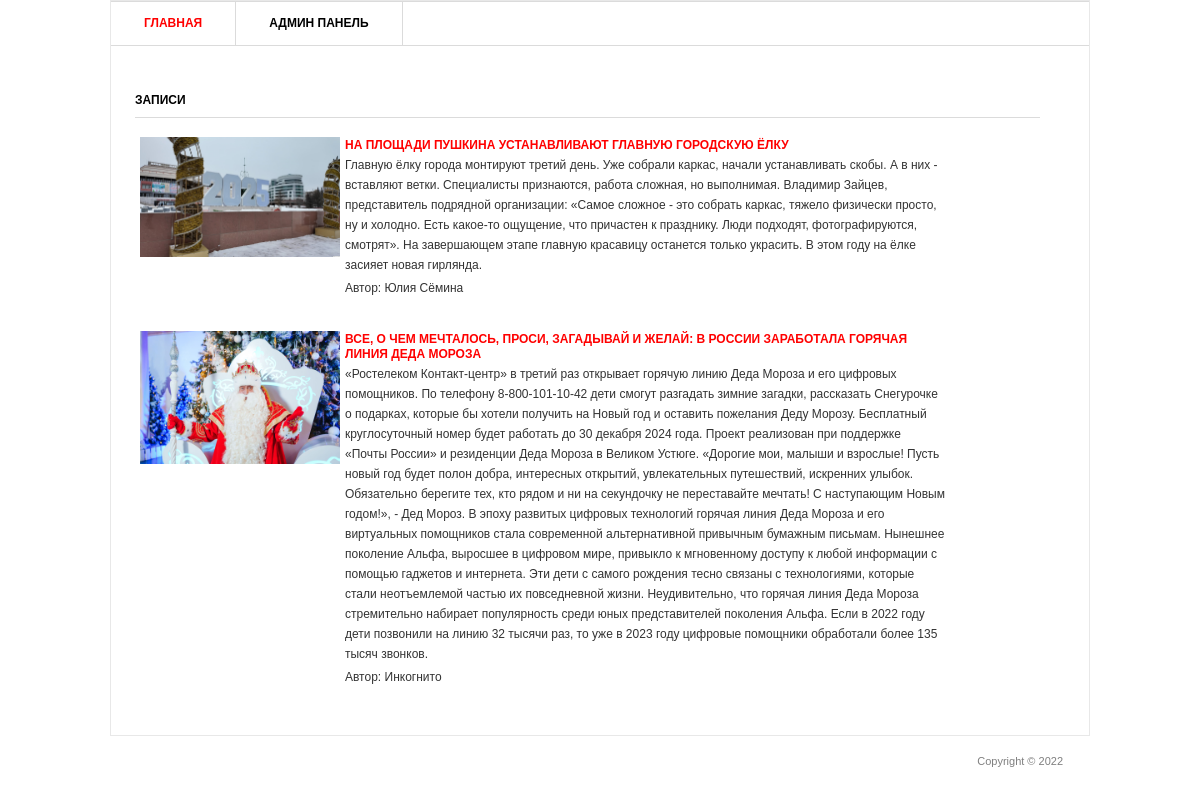
The page / on the database its author committed.
### blog/models.py (models this page shows, shortened)
class Post(models.Model):
    title = models.CharField('Заголовок записи', max_length=100)
    description = models.TextField('Текст записи')
    author = models.CharField('Имя автора', max_length=20)
    data = models.DateField('Дата публикации')
    img = models.ImageField('Изображение',upload_to='image/%Y')
    class Meta():
        verbose_name = 'Запись'
        verbose_name_plural = 'Записи'

### blog/views.py (the view)
# urls.py: urlpatterns = [path('', views.PostView.as_view()),
class PostView(View):
    def get(self, request):
        posts = Post.objects.all()
        return render(request, 'blog/blog.html', {'post_list': posts})

### templates/blog/blog.html (shortened to what this page needs)
{% load static %}
<html >
<head>
	<link rel="stylesheet" href="{% static 'css/style.css' %}" type="text/css" media="all" />
</head>
<body>
<div class="shell">
	<div class="border">
		<div id="navigation">
			<ul>
			    <li><a href="/" class="active">Главная</a></li>
			    <li><a href="/admin">Админ панель</a></li>
			</ul>
		</div>
		<div id="main">
			<div id="content" class="left">
				<div class="projects">
					<h3>Записи</h3>
					{%  for post in post_list %}
					<div class="item">
						<div class="image left">
							<a href="#"><img src="{{ post.img.url }}" width="200px" /></a>
						</div>
						<div class="text left">
							<h4><a href="{{ post.id }}">{{ post.title }}</a></h4>
							<p>{{ post.description }}</p>
							<p>Автор: {{ post.author }} </p>
						</div>
					</div>
					{% endfor %}
				</div>
			</div>
		</div>
	</div>
	<div id="footer">
		<p class="copy right">Copyright &copy;  2022 </p>
	</div>
</div>
</body>
</html>

### static/css/style.css (style rules this page uses)
* { margin: 0; padding: 0; outline:0; }
body { font-size: 12px; line-height: 20px; font-family: Georgia, Arial, Helvetica, Sans-Serif; color: #333; background: url() repeat 0 0; }
a { color: #ff0000; text-decoration: none; cursor:pointer; }
a img { border: 0; }
.left, .alignleft { float: left; display: inline; }
.right, .alignright { float: right; display: inline; }
.shell { width: 980px; margin: 0 auto; }
.border { border: 1px solid #e8e8e8; background: #fff; position: relative; }
#navigation { height: 43px; border-top: 1px solid #dbdbdb; border-bottom: 1px solid #dbdbdb; }
#navigation ul { list-style: none; }
#navigation ul li { float: left; height: 43px; border-right: 1px solid #dbdbdb; font-size: 12px; line-height: 43px; font-weight: bold; text-transform: uppercase; }
#navigation ul li a { float: left; height: 43px; color: #000; padding: 0 33px; }
#navigation ul li a:hover, #navigation ul li a.active { color: #ff0000; text-decoration: none; }
#main { width: 932px; padding: 37px 24px 17px 24px; }
#main h3 { font-size: 12px; line-height: 15px; color: #000; text-transform: uppercase; border-bottom: 1px solid #dbdbdb; padding: 0 0 9px 0; }
#content { width: 905px; }
.projects { padding: 10px 0 0 0; }
.projects h3 { margin: 0 0 17px 0; }
.projects .item { margin: 0 0 28px 0; }
.projects .image { width: 183px; height: 111px; border: 0px solid #dbdbdb; padding: 2px; margin: 0 20px 0 3px; }
.projects .text { width: 600px; }
.projects .text h4 { font-size: 12px; line-height: 15px; color: #333; text-transform: uppercase; padding: 3px 0 2px 0; }
.projects .text p { padding: 0 0 3px 0; }
#footer { font-family: Arial, sans-serif; font-size: 11px; line-height: 14px; color: #7f7f7f; padding: 18px 27px 20px 38px; }

### rows shown on the page
Post: img (picture), title "НА ПЛОЩАДИ ПУШКИНА УСТАНАВЛИВАЮТ ГЛАВНУЮ ГОРОДСКУЮ ЁЛКУ", description "Главную ёлку города монтируют третий день. Уже собрали каркас, начали устанавливать скобы. А в них - вставляют ветки. Специалисты признаются, работа сложная, но выполнимая. Владимир Зайцев, представитель подрядной организации: «Самое сложное - это собрать каркас, тяжело физически просто, ну и холодно. Есть какое-то ощущение, что причастен к празднику. Люди подходят, фотографируются, смотрят». На завершающем этапе главную красавицу останется только украсить. В этом году на ёлке засияет новая гирлянда.", author "Юлия Сёмина"
Post: img (picture), title "ВСЕ, О ЧЕМ МЕЧТАЛОСЬ, ПРОСИ, ЗАГАДЫВАЙ И ЖЕЛАЙ: В РОССИИ ЗАРАБОТАЛА ГОРЯЧАЯ ЛИНИЯ ДЕДА МОРОЗА", description "«Ростелеком Контакт-центр» в третий раз открывает горячую линию Деда Мороза и его цифровых помощников. По телефону 8-800-101-10-42 дети смогут разгадать зимние загадки, рассказать Снегурочке о подарках, которые бы хотели получить на Новый год и оставить пожелания Деду Морозу. Бесплатный круглосуточный номер будет работать до 30 декабря 2024 года. Проект реализован при поддержке «Почты России» и резиденции Деда Мороза в Великом Устюге. «Дорогие мои, малыши и взрослые! Пусть новый год будет полон добра, интересных открытий, увлекательных путешествий, искренних улыбок. Обязательно берегите тех, кто рядом и ни на секундочку не переставайте мечтать! С наступающим Новым годом!», - Дед Мороз. В…", author "Инкогнито"
